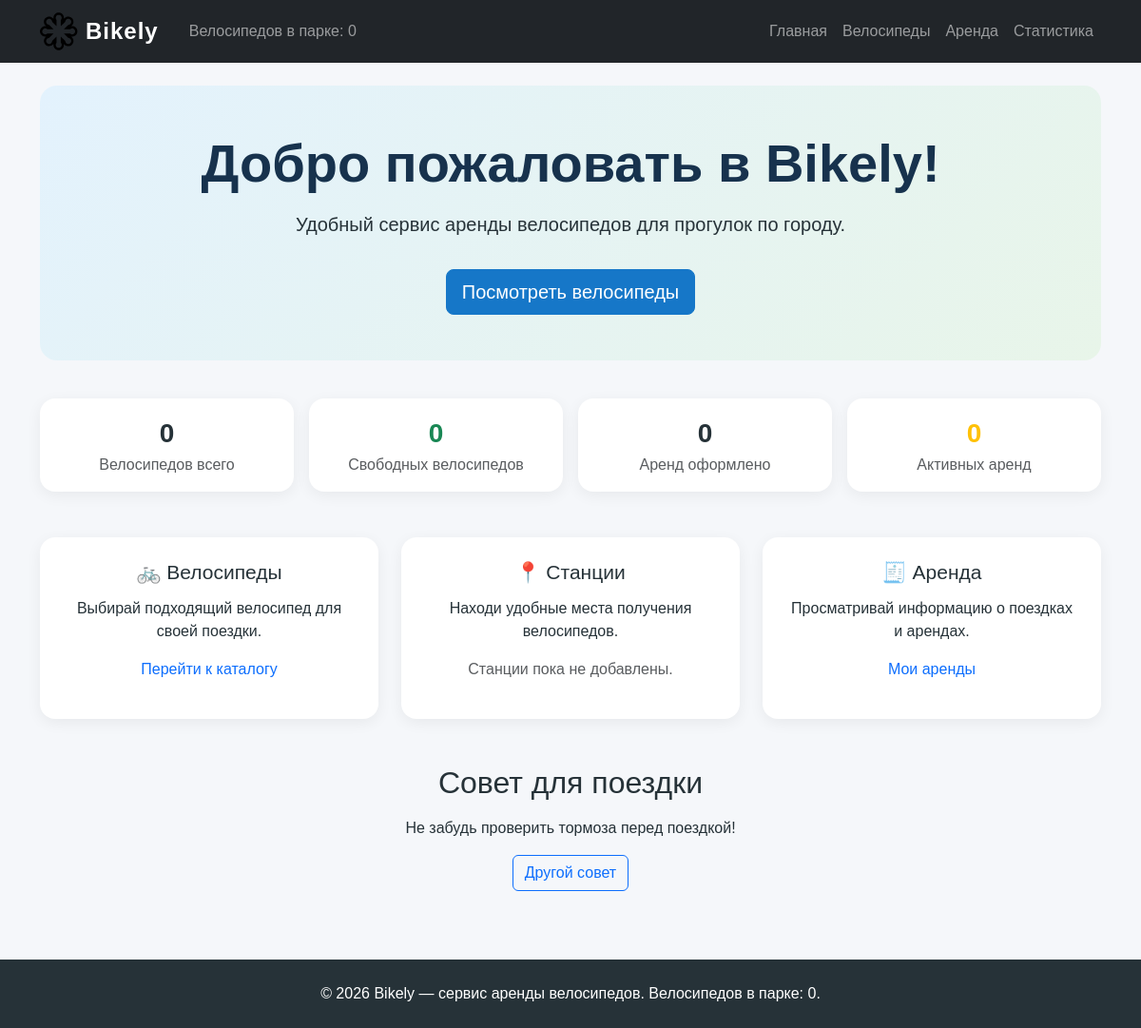
The app's page /, older data.
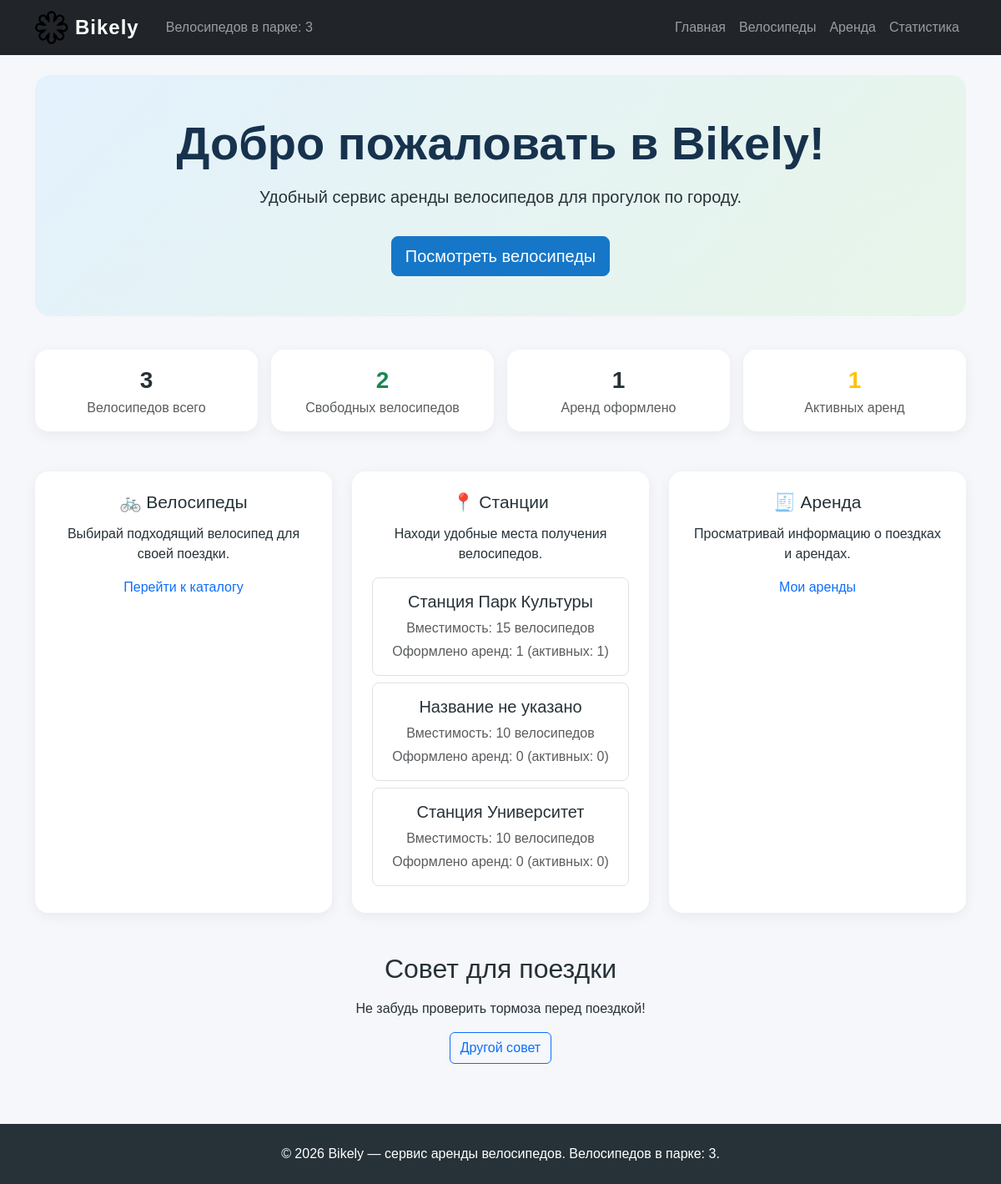
The same page, newer data.
### web_bikes/models.py (models this page shows, shortened)
class Station(models.Model):
    name = models.CharField(
        max_length=200,
        verbose_name="Название станции",
        help_text="Например: «Станция Парк Культуры».",
    )
    capacity = models.PositiveIntegerField(
        verbose_name="Вместимость",
        help_text=(
            f"Количество велосипедов, которое вмещает станция. "
            f"Станции от {LARGE_STATION_CAPACITY} мест считаются крупными."
        ),
        validators=[MinValueValidator(1)],
    )
    is_large = models.GeneratedField(
        expression=Case(
            When(
                capacity__gte=LARGE_STATION_CAPACITY,
                then=Value(True),
            ),
            default=Value(False),
        ),
        output_field=models.BooleanField(),
        db_persist=True,
        verbose_name="Крупная станция",
    )
    objects = StationQuerySet.as_manager()
    class Meta:
        ordering = ["name"]
        verbose_name = "Станция"
        verbose_name_plural = "Станции"

### web_main/views.py (the view)
# urls.py: path("", views.index, name="index"),
def index(request):
    stations = Station.objects.with_rental_stats().order_by(
        "-capacity",
        "name",
    )
    return render(
        request,
        "web_main/index.html",
        {"stations": stations},
    )

### web_bikes/models.py (called while the page is built)
    def with_rental_stats(self):
        from web_rentals.models import Rental
        return self.annotate(
            rentals_total=Count("rentals", distinct=True),
            rentals_active=Count(
                "rentals",
                filter=Q(rentals__status=Rental.Status.ACTIVE),
                distinct=True,
            ),
        )

### web_main/context_processors.py (called while the page is built)
def bikely_context(request):
    bike_stats = Bike.objects.aggregate(
        bikes_total=Count("id"),
        bikes_available=Count("id", filter=Q(is_available=True)),
    )
    rental_stats = Rental.objects.statistics()
    return {
        "site_name": "Bikely",
        "bikes_count": bike_stats["bikes_total"],
        "bikely_stats": {
            "bikes_total": bike_stats["bikes_total"],
            "bikes_available": bike_stats["bikes_available"],
            "rentals_total": rental_stats["total"],
            "rentals_active": rental_stats["active"],
            "rentals_completed": rental_stats["completed"],
            "rentals_cancelled": rental_stats["cancelled"],
        },
    }

### web_main/templates/web_main/index.html (shortened to what this page needs)
{% extends "base.html" %}
{% block content %}
<section class="hero-section text-center py-5">
    <div class="container">
        <h1 class="display-4 fw-bold">Добро пожаловать в Bikely!</h1>
        <p class="lead mt-3">
            Удобный сервис аренды велосипедов для прогулок по городу.
        </p>
        <a href="{% url 'web_bikes:list' %}" class="btn btn-primary btn-lg mt-3">
            Посмотреть велосипеды
        </a>
    </div>
</section>
<section class="row text-center g-3 mt-4">
    <div class="col-6 col-md-3">
        <div class="feature-card p-3 h-100">
            <div class="fs-3 fw-bold">{{ bikely_stats.bikes_total }}</div>
            <div class="text-muted">Велосипедов всего</div>
        </div>
    </div>
    <div class="col-6 col-md-3">
        <div class="feature-card p-3 h-100">
            <div class="fs-3 fw-bold text-success">
                {{ bikely_stats.bikes_available }}
            </div>
            <div class="text-muted">Свободных велосипедов</div>
        </div>
    </div>
    <div class="col-6 col-md-3">
        <div class="feature-card p-3 h-100">
            <div class="fs-3 fw-bold">{{ bikely_stats.rentals_total }}</div>
            <div class="text-muted">Аренд оформлено</div>
        </div>
    </div>
    <div class="col-6 col-md-3">
        <div class="feature-card p-3 h-100">
            <div class="fs-3 fw-bold text-warning">
                {{ bikely_stats.rentals_active }}
            </div>
            <div class="text-muted">Активных аренд</div>
        </div>
    </div>
</section>
<section class="row text-center g-4 mt-4">
    <div class="col-md-4">
        <div class="feature-card p-4 h-100">
            <h3>🚲 Велосипеды</h3>
            <p>Выбирай подходящий велосипед для своей поездки.</p>
            <a href="{% url 'web_bikes:list' %}">
                Перейти к каталогу
            </a>
        </div>
    </div>
    <div class="col-md-4">
        <div class="feature-card p-4 h-100">
            <h3>📍 Станции</h3>
            <p>Находи удобные места получения велосипедов.</p>
            {% if stations %}
                <div class="mt-3">
                    {% for station in stations %}
                        <div class="border rounded-3 p-3 mb-2">
                            <h5>{{ station.name|default:"Название не указано" }}</h5>
                            <p class="mb-1 text-muted">
                                Вместимость: {{ station.capacity }} велосипедов
                            </p>
                            <p class="mb-0 text-muted">
                                Оформлено аренд: {{ station.rentals_total }}
                                (активных: {{ station.rentals_active }})
                            </p>
                        </div>
                    {% endfor %}
                </div>
            {% else %}
                <p class="text-muted">
                    Станции пока не добавлены.
                </p>
            {% endif %}
        </div>
    </div>
    <div class="col-md-4">
        <div class="feature-card p-4 h-100">
            <h3>🧾 Аренда</h3>
            <p>Просматривай информацию о поездках и арендах.</p>
            <a href="{% url 'web_rentals:list' %}">
                Мои аренды
            </a>
        </div>
    </div>
</section>
<section class="mt-5 text-center">
    <h2>Совет для поездки</h2>
    <p id="rideAdvice" class="mt-3">
        Не забудь проверить тормоза перед поездкой!
    </p>
    <button class="btn btn-outline-primary" id="adviceButton" type="button">
        Другой совет
    </button>
</section>
{% endblock %}

Row changes from the older to the newer data that the page shows:
added Station: name "Станция Парк Культуры", capacity "15", rentals_total "1", rentals_active "1"
added Station: name "Название не указано", capacity "10", rentals_total "0", rentals_active "0"
added Station: name "Станция Университет", capacity "10", rentals_total "0", rentals_active "0"
Text that changed along with them:
{{ bikes_count }}: "0" → "3"
{{ bikely_stats.bikes_total }}: "0" → "3"
{{ bikely_stats.bikes_available }}: "0" → "2"
{{ bikely_stats.rentals_total }}: "0" → "1"
{{ bikely_stats.rentals_active }}: "0" → "1"
text no longer shown: "Станции пока не добавлены."
